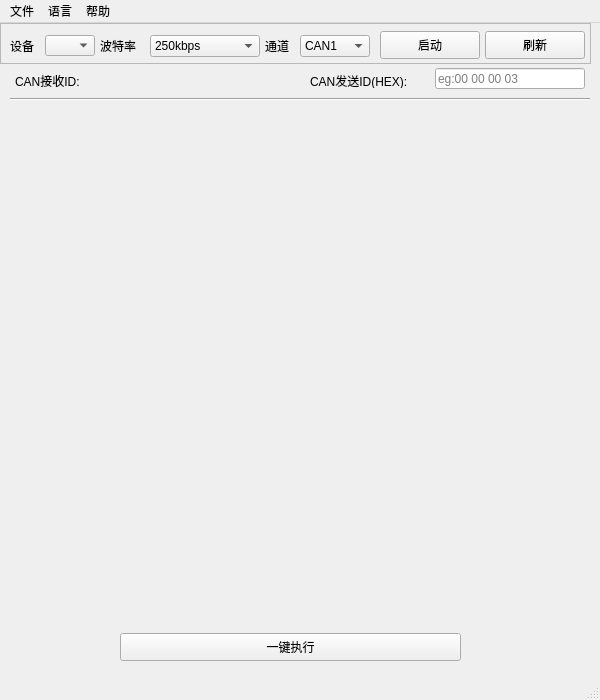
<?xml version="1.0" encoding="UTF-8"?>
<ui version="4.0">
 <class>MainWindow</class>
 <widget class="QMainWindow" name="MainWindow">
  <property name="geometry">
   <rect>
    <x>0</x>
    <y>0</y>
    <width>600</width>
    <height>700</height>
   </rect>
  </property>
  <property name="minimumSize">
   <size>
    <width>0</width>
    <height>700</height>
   </size>
  </property>
  <property name="maximumSize">
   <size>
    <width>16777215</width>
    <height>700</height>
   </size>
  </property>
  <property name="windowTitle">
   <string>BW_CheckWINCC</string>
  </property>
  <property name="windowIcon">
   <iconset>
    <normaloff>BenewakeLogo.ico</normaloff>BenewakeLogo.ico</iconset>
  </property>
  <widget class="QWidget" name="centralwidget">
   <widget class="QFrame" name="frame">
    <property name="geometry">
     <rect>
      <x>0</x>
      <y>0</y>
      <width>591</width>
      <height>41</height>
     </rect>
    </property>
    <property name="frameShape">
     <enum>QFrame::StyledPanel</enum>
    </property>
    <property name="frameShadow">
     <enum>QFrame::Raised</enum>
    </property>
    <widget class="QPushButton" name="pushButton_start">
     <property name="geometry">
      <rect>
       <x>380</x>
       <y>8</y>
       <width>100</width>
       <height>28</height>
      </rect>
     </property>
     <property name="text">
      <string>启动</string>
     </property>
     <property name="autoRepeat">
      <bool>false</bool>
     </property>
    </widget>
    <widget class="QLabel" name="label_device">
     <property name="geometry">
      <rect>
       <x>10</x>
       <y>15</y>
       <width>41</width>
       <height>16</height>
      </rect>
     </property>
     <property name="text">
      <string>设备</string>
     </property>
    </widget>
    <widget class="QComboBox" name="comboBox_device">
     <property name="geometry">
      <rect>
       <x>45</x>
       <y>12</y>
       <width>50</width>
       <height>21</height>
      </rect>
     </property>
    </widget>
    <widget class="QPushButton" name="pushButton_refresh">
     <property name="geometry">
      <rect>
       <x>485</x>
       <y>8</y>
       <width>100</width>
       <height>28</height>
      </rect>
     </property>
     <property name="text">
      <string>刷新</string>
     </property>
    </widget>
    <widget class="QComboBox" name="comboBox_channel">
     <property name="geometry">
      <rect>
       <x>300</x>
       <y>12</y>
       <width>70</width>
       <height>22</height>
      </rect>
     </property>
     <item>
      <property name="text">
       <string>CAN1</string>
      </property>
     </item>
     <item>
      <property name="text">
       <string>CAN2</string>
      </property>
     </item>
    </widget>
    <widget class="QLabel" name="label_channel">
     <property name="geometry">
      <rect>
       <x>265</x>
       <y>15</y>
       <width>41</width>
       <height>15</height>
      </rect>
     </property>
     <property name="text">
      <string>通道</string>
     </property>
    </widget>
    <widget class="QLabel" name="label_baud">
     <property name="geometry">
      <rect>
       <x>100</x>
       <y>15</y>
       <width>50</width>
       <height>16</height>
      </rect>
     </property>
     <property name="text">
      <string>波特率</string>
     </property>
    </widget>
    <widget class="QComboBox" name="comboBox_baud">
     <property name="geometry">
      <rect>
       <x>150</x>
       <y>12</y>
       <width>110</width>
       <height>22</height>
      </rect>
     </property>
     <item>
      <property name="text">
       <string>250kbps</string>
      </property>
     </item>
     <item>
      <property name="text">
       <string>1000kbps</string>
      </property>
     </item>
     <item>
      <property name="text">
       <string>20kbps</string>
      </property>
     </item>
     <item>
      <property name="text">
       <string>33.33kbps</string>
      </property>
     </item>
     <item>
      <property name="text">
       <string>40kbps</string>
      </property>
     </item>
     <item>
      <property name="text">
       <string>50kbps</string>
      </property>
     </item>
     <item>
      <property name="text">
       <string>66.66kbps</string>
      </property>
     </item>
     <item>
      <property name="text">
       <string>80kbps</string>
      </property>
     </item>
     <item>
      <property name="text">
       <string>83.33kbps</string>
      </property>
     </item>
     <item>
      <property name="text">
       <string>100kbps</string>
      </property>
     </item>
     <item>
      <property name="text">
       <string>125kbps</string>
      </property>
     </item>
     <item>
      <property name="text">
       <string>160kbps</string>
      </property>
     </item>
     <item>
      <property name="text">
       <string>200kbps</string>
      </property>
     </item>
     <item>
      <property name="text">
       <string>400kbps</string>
      </property>
     </item>
     <item>
      <property name="text">
       <string>500kbps</string>
      </property>
     </item>
     <item>
      <property name="text">
       <string>666kbps</string>
      </property>
     </item>
     <item>
      <property name="text">
       <string>800kbps</string>
      </property>
     </item>
    </widget>
   </widget>
   <widget class="QWidget" name="widget1" native="true">
    <property name="geometry">
     <rect>
      <x>0</x>
      <y>80</y>
      <width>591</width>
      <height>531</height>
     </rect>
    </property>
   </widget>
   <widget class="QWidget" name="widget" native="true">
    <property name="geometry">
     <rect>
      <x>0</x>
      <y>610</y>
      <width>591</width>
      <height>41</height>
     </rect>
    </property>
    <widget class="QPushButton" name="pushButton_check">
     <property name="geometry">
      <rect>
       <x>120</x>
       <y>0</y>
       <width>341</width>
       <height>28</height>
      </rect>
     </property>
     <property name="text">
      <string>一键执行</string>
     </property>
    </widget>
    <widget class="QLabel" name="label_return">
     <property name="geometry">
      <rect>
       <x>490</x>
       <y>0</y>
       <width>51</width>
       <height>31</height>
      </rect>
     </property>
     <property name="font">
      <font>
       <family>Arial</family>
       <pointsize>16</pointsize>
      </font>
     </property>
     <property name="text">
      <string/>
     </property>
    </widget>
   </widget>
   <widget class="QLineEdit" name="lineEdit_txID">
    <property name="enabled">
     <bool>true</bool>
    </property>
    <property name="geometry">
     <rect>
      <x>435</x>
      <y>45</y>
      <width>150</width>
      <height>21</height>
     </rect>
    </property>
    <property name="sizePolicy">
     <sizepolicy hsizetype="Expanding" vsizetype="Fixed">
      <horstretch>0</horstretch>
      <verstretch>0</verstretch>
     </sizepolicy>
    </property>
    <property name="styleSheet">
     <string notr="true"/>
    </property>
    <property name="placeholderText">
     <string>eg:00 00 00 03</string>
    </property>
   </widget>
   <widget class="QLabel" name="label_canrxID">
    <property name="geometry">
     <rect>
      <x>15</x>
      <y>50</y>
      <width>80</width>
      <height>15</height>
     </rect>
    </property>
    <property name="text">
     <string>CAN接收ID:</string>
    </property>
   </widget>
   <widget class="QLabel" name="label_cantxID">
    <property name="geometry">
     <rect>
      <x>310</x>
      <y>50</y>
      <width>120</width>
      <height>15</height>
     </rect>
    </property>
    <property name="text">
     <string>CAN发送ID(HEX):</string>
    </property>
   </widget>
   <widget class="QLabel" name="label_rxID">
    <property name="geometry">
     <rect>
      <x>100</x>
      <y>50</y>
      <width>120</width>
      <height>15</height>
     </rect>
    </property>
    <property name="text">
     <string/>
    </property>
   </widget>
   <widget class="Line" name="line">
    <property name="geometry">
     <rect>
      <x>10</x>
      <y>75</y>
      <width>580</width>
      <height>3</height>
     </rect>
    </property>
    <property name="orientation">
     <enum>Qt::Horizontal</enum>
    </property>
   </widget>
  </widget>
  <widget class="QMenuBar" name="menubar">
   <property name="geometry">
    <rect>
     <x>0</x>
     <y>0</y>
     <width>600</width>
     <height>26</height>
    </rect>
   </property>
   <widget class="QMenu" name="menu">
    <property name="title">
     <string>文件</string>
    </property>
    <addaction name="actionOpen"/>
   </widget>
   <widget class="QMenu" name="menu_2">
    <property name="title">
     <string>语言</string>
    </property>
    <addaction name="actionChinese"/>
    <addaction name="separator"/>
    <addaction name="actionEnglish"/>
   </widget>
   <widget class="QMenu" name="menu_3">
    <property name="title">
     <string>帮助</string>
    </property>
    <addaction name="actionHelp"/>
   </widget>
   <addaction name="menu"/>
   <addaction name="menu_2"/>
   <addaction name="menu_3"/>
  </widget>
  <widget class="QStatusBar" name="statusbar"/>
  <action name="actionOpen">
   <property name="text">
    <string>打开</string>
   </property>
   <property name="shortcut">
    <string>Ctrl+O</string>
   </property>
  </action>
  <action name="actionChinese">
   <property name="text">
    <string>中文</string>
   </property>
   <property name="font">
    <font>
     <underline>false</underline>
     <kerning>false</kerning>
    </font>
   </property>
  </action>
  <action name="actionEnglish">
   <property name="text">
    <string>English</string>
   </property>
  </action>
  <action name="actionHelp">
   <property name="text">
    <string>文档</string>
   </property>
   <property name="shortcut">
    <string>Ctrl+H</string>
   </property>
  </action>
 </widget>
 <resources/>
 <connections>
  <connection>
   <sender>actionOpen</sender>
   <signal>triggered()</signal>
   <receiver>MainWindow</receiver>
   <slot>trigger_actOpen()</slot>
   <hints>
    <hint type="sourcelabel">
     <x>-1</x>
     <y>-1</y>
    </hint>
    <hint type="destinationlabel">
     <x>399</x>
     <y>330</y>
    </hint>
   </hints>
  </connection>
  <connection>
   <sender>pushButton_start</sender>
   <signal>clicked()</signal>
   <receiver>MainWindow</receiver>
   <slot>startDevice()</slot>
   <hints>
    <hint type="sourcelabel">
     <x>426</x>
     <y>52</y>
    </hint>
    <hint type="destinationlabel">
     <x>247</x>
     <y>344</y>
    </hint>
   </hints>
  </connection>
  <connection>
   <sender>pushButton_refresh</sender>
   <signal>clicked()</signal>
   <receiver>MainWindow</receiver>
   <slot>refreshSerial()</slot>
   <hints>
    <hint type="sourcelabel">
     <x>536</x>
     <y>52</y>
    </hint>
    <hint type="destinationlabel">
     <x>296</x>
     <y>431</y>
    </hint>
   </hints>
  </connection>
  <connection>
   <sender>pushButton_check</sender>
   <signal>clicked()</signal>
   <receiver>MainWindow</receiver>
   <slot>checkAll()</slot>
   <hints>
    <hint type="sourcelabel">
     <x>272</x>
     <y>649</y>
    </hint>
    <hint type="destinationlabel">
     <x>281</x>
     <y>344</y>
    </hint>
   </hints>
  </connection>
  <connection>
   <sender>actionChinese</sender>
   <signal>triggered()</signal>
   <receiver>MainWindow</receiver>
   <slot>trigger_actChinese()</slot>
   <hints>
    <hint type="sourcelabel">
     <x>-1</x>
     <y>-1</y>
    </hint>
    <hint type="destinationlabel">
     <x>282</x>
     <y>346</y>
    </hint>
   </hints>
  </connection>
  <connection>
   <sender>actionEnglish</sender>
   <signal>triggered()</signal>
   <receiver>MainWindow</receiver>
   <slot>trigger_actEnglish()</slot>
   <hints>
    <hint type="sourcelabel">
     <x>-1</x>
     <y>-1</y>
    </hint>
    <hint type="destinationlabel">
     <x>282</x>
     <y>346</y>
    </hint>
   </hints>
  </connection>
  <connection>
   <sender>actionHelp</sender>
   <signal>triggered()</signal>
   <receiver>MainWindow</receiver>
   <slot>trigger_actHelp()</slot>
   <hints>
    <hint type="sourcelabel">
     <x>-1</x>
     <y>-1</y>
    </hint>
    <hint type="destinationlabel">
     <x>299</x>
     <y>349</y>
    </hint>
   </hints>
  </connection>
 </connections>
 <slots>
  <slot>trigger_actOpen()</slot>
  <slot>getSerialPort()</slot>
  <slot>refreshSerial()</slot>
  <slot>pollBaudrate()</slot>
  <slot>checkCommunication()</slot>
  <slot>checkAll()</slot>
  <slot>trigger_actChinese()</slot>
  <slot>trigger_actEnglish()</slot>
  <slot>startDevice()</slot>
  <slot>sendCmd()</slot>
  <slot>trigger_actHelp()</slot>
 </slots>
</ui>
